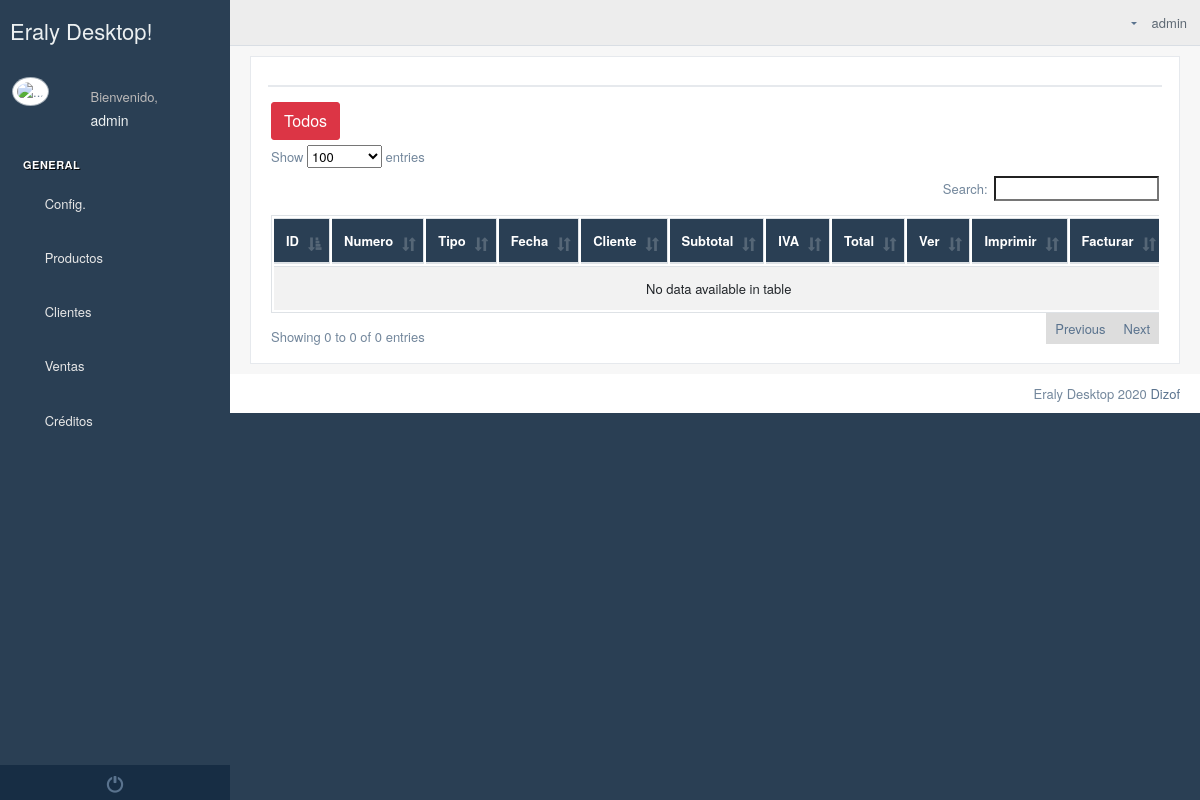
The app's page /document/list/?establecimiento=0 (signed in), older data.
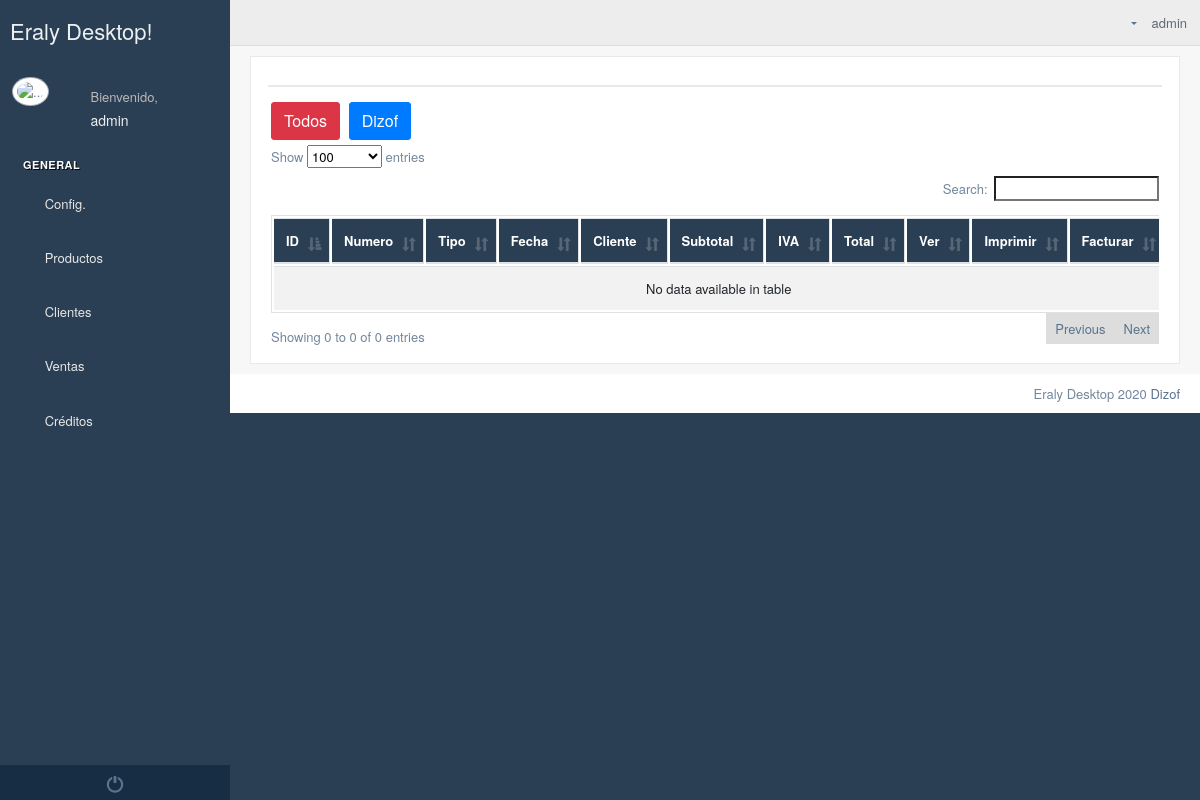
The same page, newer data.
### Empresa/models.py (models this page shows, shortened)
class Establecimiento(models.Model):
    logo=models.ImageField(upload_to="logos/establecimientos",null=True,blank=True)
    banner=models.ImageField(upload_to="banner/establecimientos",null=True,blank=True)
    pie_pagina=models.ImageField(upload_to="pie/establecimientos",null=True,blank=True)
    cabecera_tienda=models.ImageField(upload_to="logos/tienda",null=True,blank=True)
    color_encabezado_documentos=models.CharField(max_length=40, default="#ffffff")
    usuario=models.ForeignKey(User,on_delete=models.CASCADE)
    ruc=models.CharField(max_length=13)
    nombreComercial=models.CharField(max_length=60)
    representateLegal=models.CharField(max_length=60)
    slug = models.SlugField(max_length=255, unique=True, blank=True)
    descripcion = RichTextUploadingField(null=True, blank=True)
    ubicacion_gps = models.CharField(max_length=300,null=True,blank=True)
    correo_electronico=models.EmailField(max_length=600,null=True,blank=True)
    web=models.CharField(max_length=400,null=True,blank=True)
    facebook=models.CharField(max_length=400,null=True,blank=True)
    instagram=models.CharField(max_length=400, null=True, blank=True)
    youtube = models.CharField(max_length=400,null=True,blank=True)

### Ventas/views.py (the view)
# urls.py: path("document/list/",listaDocumentos),
def listaDocumentos(request):
    documentos =None
    if int(request.GET["establecimiento"])==0:
        documentos = Facturas.objects.filter(establecimiento__usuario=request.user)
    else:
        documentos=Facturas.objects.filter(establecimiento_id=request.GET["establecimiento"])
    contexto={
        'documentos':documentos,
        "establecimientos":Establecimiento.objects.filter(usuario=request.user),
    }
    return render(request, 'Ventas/ListaDocumentos.html',contexto)

### templates/Ventas/ListaDocumentos.html (shortened to what this page needs)
{% extends 'Home/index2.html' %}
{% block contenido_index %}
{% load static %}
{% load productosTags %}
    <div class="">
        <div class="row">
            <div class="col-md-12 col-sm-12 ">
                <div class="x_panel">
                    <div class="x_title">
                        <div class="clearfix"></div>
                    </div>
                    <div class="x_content">
                        <div class="row">
                            <div class="col-sm-12">
                            <a class="btn btn-danger" href="/document/list/?establecimiento=0">Todos</a>
                            {% for establecimiento in establecimientos %}
                                <a class="btn btn-primary" href="/document/list/?establecimiento={{ establecimiento.id }}">{{ establecimiento.nombreComercial }}</a>
                            {% endfor %}
                                <div class="card-box table-responsive">
                                    <table id="listaDocumentos" class="table table-striped table-bordered" style="width:100%">
                                        <thead style="background-color: #2A3F54; color: white">
                                        <tr>
                                            <th style="text-align: center">ID</th>
                                            <th style="text-align: center">Numero</th>
                                            <th style="text-align: center">Tipo</th>
                                            <th style="text-align: center">Fecha</th>
                                            <th style="text-align: center">Cliente</th>
                                            <th style="text-align: center">Subtotal</th>
                                            <th style="text-align: center">IVA</th>
                                            <th style="text-align: center">Total</th>
                                            <th style="text-align: center">Ver</th>
                                            <th style="text-align: center">Imprimir</th>
                                            <th style="text-align: center">Facturar</th>
                                        </tr>
                                        </thead>
                                        <tbody>
                                        </tbody>
                                    </table>
                                </div>
                            </div>
                        </div>
                    </div>
                </div>
            </div>
        </div>
    </div>
{% endblock %}

Row changes from the older to the newer data that the page shows:
added Establecimiento: nombreComercial "Dizof"
